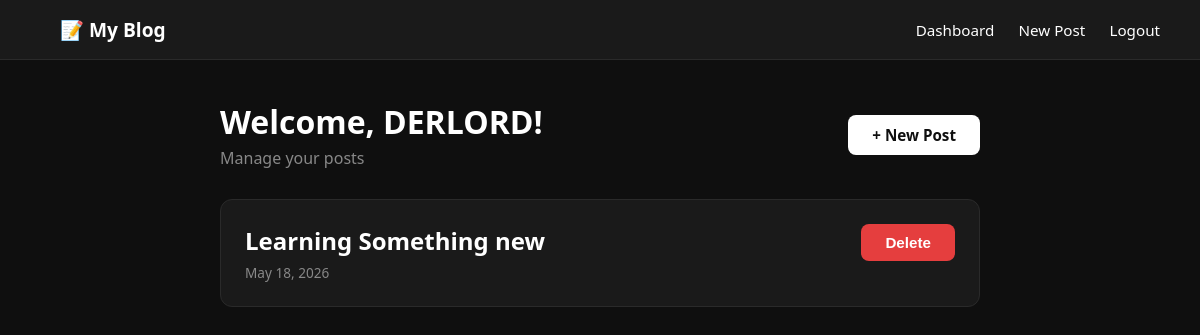
Page /dashboard (signed in) on the committed database.
### app.py (models this page shows)
class User(UserMixin, db.Model):
    id = db.Column(db.Integer, primary_key=True)
    username = db.Column(db.String(80), unique=True, nullable=False)
    password = db.Column(db.String(200), nullable=False)
    posts = db.relationship("Post", backref="author", lazy=True)

class Post(db.Model):
    id = db.Column(db.Integer, primary_key=True)
    title = db.Column(db.String(200), nullable=False)
    content = db.Column(db.Text, nullable=False)
    created_at = db.Column(db.DateTime, default=datetime.utcnow)
    user_id = db.Column(db.Integer, db.ForeignKey("user.id"), nullable=False)

### app.py (the view)
@app.route("/dashboard")
@login_required
def dashboard():
    posts = (
        Post.query.filter_by(user_id=current_user.id)
        .order_by(Post.created_at.desc())
        .all()
    )
    return render_template("dashboard.html", posts=posts)

### app.py (called while the page is built)
@login_manager.user_loader
def load_user(user_id):
    return User.query.get(int(user_id))

### templates/dashboard.html (shortened to what this page needs)
{% extends "base.html" %}
{% block content %}
    <div style="display: flex; justify-content: space-between; align-items: center; margin-bottom: 30px;">
        <div>
            <h1 style="margin-bottom: 4px;">Welcome, {{ current_user.username }}!</h1>
            <p style="color: #888;">Manage your posts</p>
        </div>
        <a href="/post/new" class="btn">+ New Post</a>
    </div>
    {% if posts %}
        {% for post in posts %}
        <div class="card">
            <div style="display: flex; justify-content: space-between; align-items: start;">
                <div>
                    <h2 style="margin-bottom: 6px;">
                        <a href="/post/{{ post.id }}" style="color: #fff; text-decoration: none;">
                            {{ post.title }}
                        </a>
                    </h2>
                    <p style="color: #888; font-size: 0.85rem;">
                        {{ post.created_at.strftime("%B %d, %Y") }}
                    </p>
                </div>
                <form method="POST" action="/post/{{ post.id }}/delete">
                    <button type="submit" class="btn btn-danger"
                        onclick="return confirm('Delete this post?')">
                        Delete
                    </button>
                </form>
            </div>
        </div>
        {% endfor %}
    {% else %}
        <div class="card">
            <p style="color: #888;">No posts yet. <a href="/post/new" style="color: #fff;">Write your first post!</a></p>
        </div>
    {% endif %}
{% endblock %}

### templates/base.html (style rules this page uses)
* { margin: 0; padding: 0; box-sizing: border-box; }
body { font-family: 'Segoe UI', sans-serif; background: #0f0f0f; color: #ffffff; min-height: 100vh; }
.btn { background: #fff; color: #0f0f0f; padding: 10px 24px; border-radius: 8px; text-decoration: none; font-weight: bold; border: none; cursor: pointer; font-size: 0.95rem; }
.btn-danger { background: #e53e3e; color: white; }
.card { background: #1a1a1a; border: 1px solid #2a2a2a; border-radius: 12px; padding: 24px; margin-bottom: 20px; }

### rows in the picture
User: username "DERLORD"
Post: title "Learning Something new", created_at "May 18, 2026"
